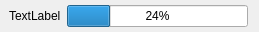
<?xml version="1.0" encoding="UTF-8"?>
<ui version="4.0">
 <class>Auftragsitem</class>
 <widget class="QWidget" name="Auftragsitem">
  <property name="geometry">
   <rect>
    <x>0</x>
    <y>0</y>
    <width>259</width>
    <height>31</height>
   </rect>
  </property>
  <property name="windowTitle">
   <string>Form</string>
  </property>
  <layout class="QGridLayout" name="gridLayout">
   <property name="leftMargin">
    <number>9</number>
   </property>
   <property name="topMargin">
    <number>5</number>
   </property>
   <property name="bottomMargin">
    <number>5</number>
   </property>
   <item row="0" column="1">
    <widget class="QProgressBar" name="progressBar">
     <property name="value">
      <number>24</number>
     </property>
    </widget>
   </item>
   <item row="0" column="0">
    <widget class="QLabel" name="label">
     <property name="text">
      <string>TextLabel</string>
     </property>
    </widget>
   </item>
  </layout>
 </widget>
 <resources/>
 <connections/>
</ui>
